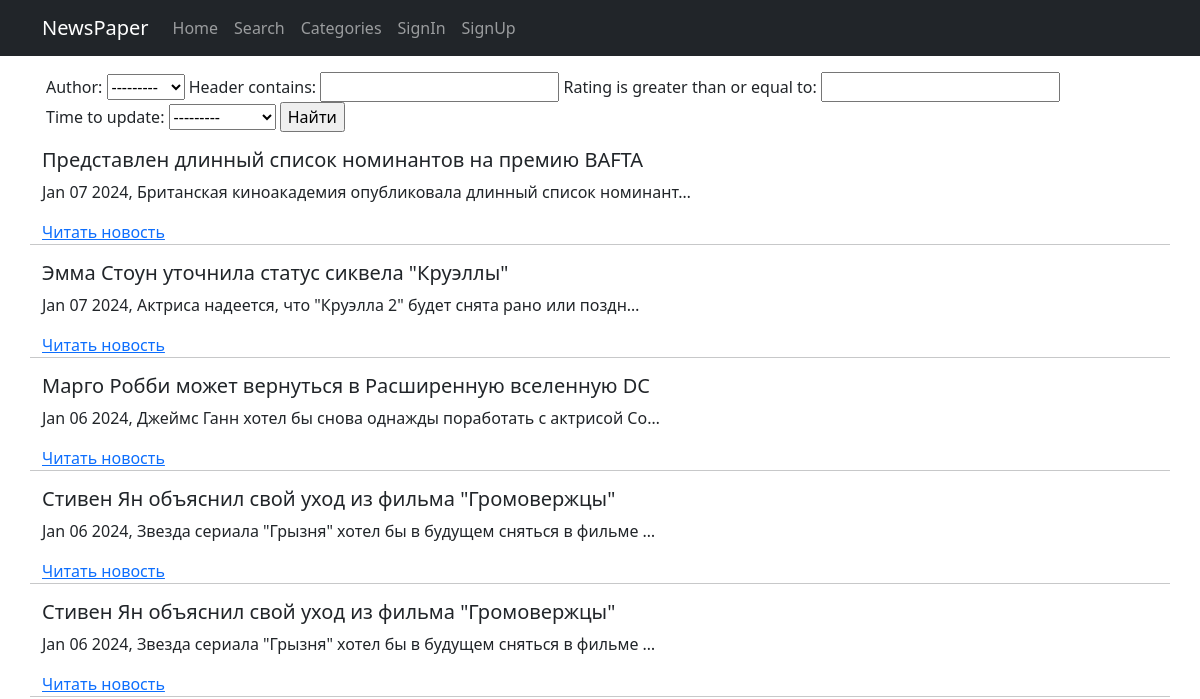
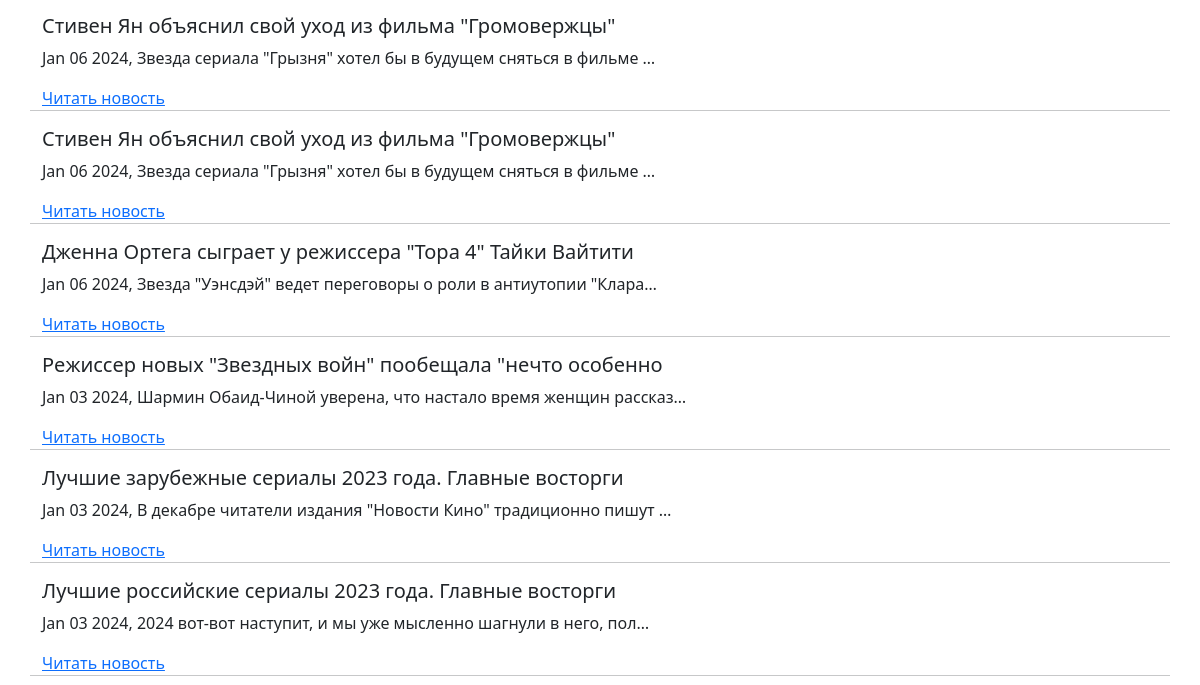
Page /news/search/ (upper part) on the earlier database version (2 pictures, top to bottom).
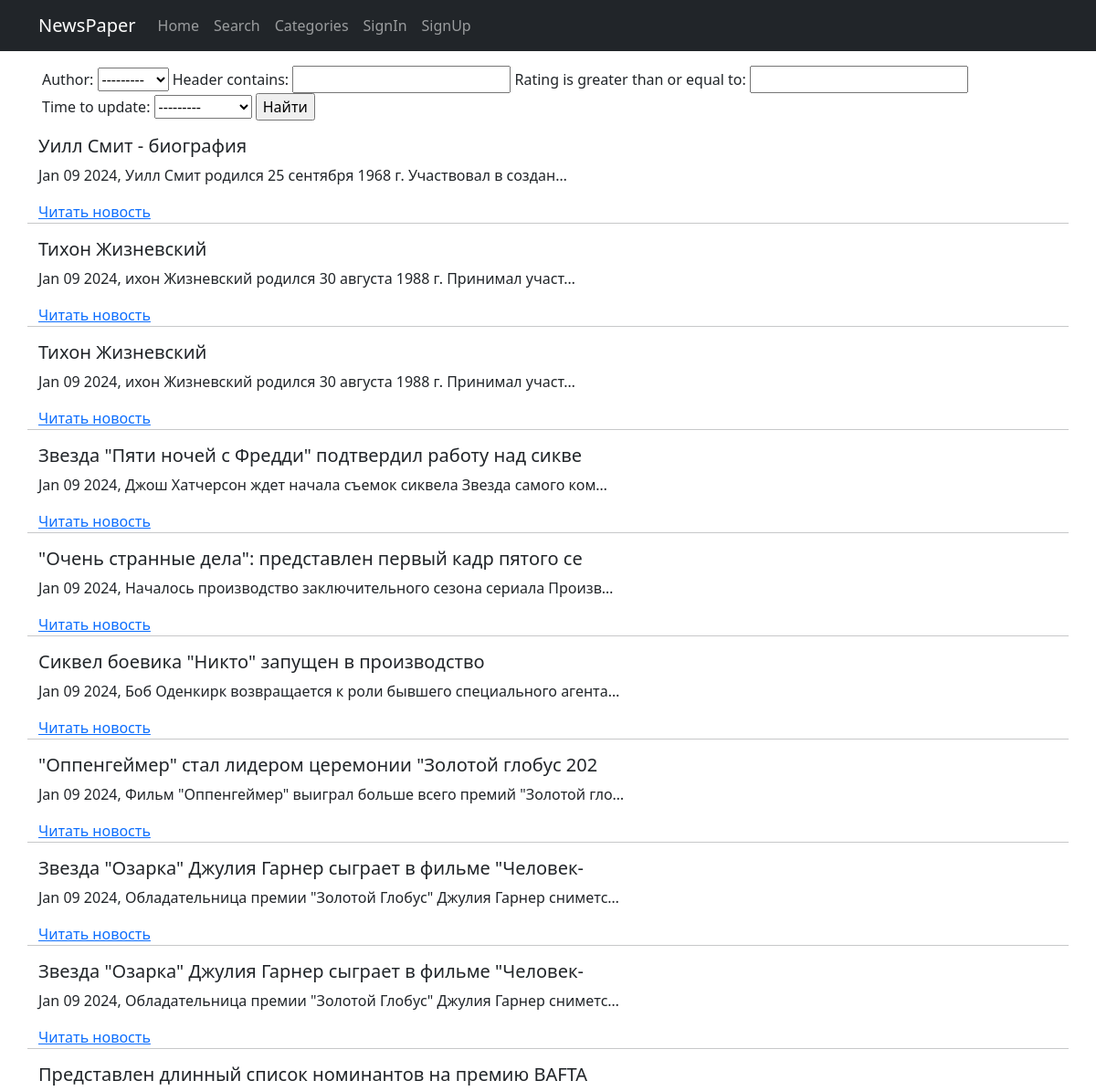
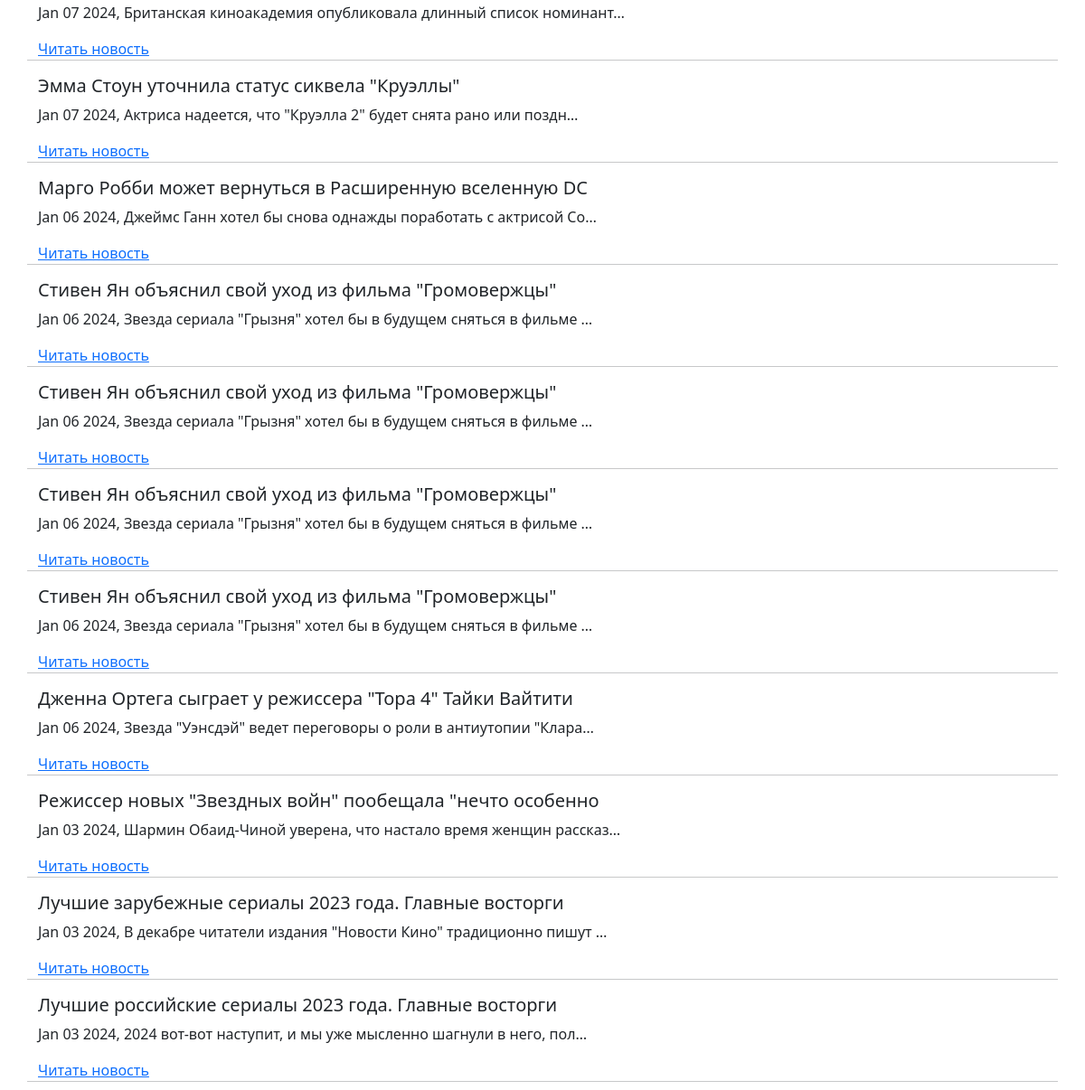
Same page on the later database version (2 pictures, top to bottom).
### news/models.py (models this page shows, shortened)
class Post(models.Model, Grade):
    note = models.CharField(max_length=2, choices=NOTES, default=news)
    time_to_create = models.DateTimeField(auto_now_add=True)
    time_to_update = models.DateTimeField(auto_now=True)
    header = models.CharField(max_length=56)
    text = models.TextField()
    rating = models.IntegerField(default=0)
    author = models.ForeignKey('Author', on_delete=models.CASCADE)
    categories = models.ManyToManyField('Category', through='PostCategory')

### news/views.py (the view)
# urls.py: path('search/', NewsSearchView.as_view(), name='news_search'),
class NewsSearchView(BecameAuthor, ListView):
    model = Post
    template_name = 'news/search.html'
    context_object_name = 'search'
    ordering = ['-time_to_update']
    def get_filter(self):
        return PostFilter(self.request.GET, queryset=super().get_queryset())
    def get_queryset(self):
        return self.get_filter().qs
    def get_context_data(self, *args, **kwargs):
        return {
            **super().get_context_data(*args, **kwargs),
            'filter': self.get_filter()
        }

### news/models.py (called while the page is built)
    def __str__(self):
        return self.user.username

### news/templatetags/censor_filters.py (called while the page is built)
@register.filter()
def censor_filter(cens_str: str) -> str:
    try:
        if not isinstance(cens_str, str):
            raise ValueError
        cens_str_low = cens_str.lower()
        for word in censor_tuple:
            if word in cens_str_low:
                word_v = f"{word[0]}{'*'*(len(word)-1)}"
                for _ in range(cens_str_low.count(word)):
                    word_i = cens_str_low.index(word)
                    word_cens_str = cens_str[word_i:(word_i+len(word))]
                    cens_str = cens_str.replace(word_cens_str, word_v)
                    cens_str_low = cens_str.lower()
    except ValueError:
        print('Censor filter is used with str obj!')
    return cens_str

### news/views.py (called while the page is built)
    def get_context_data(self, **kwargs):
        context = super().get_context_data(**kwargs)
        context['is_not_authors'] = not self.request.user.groups.filter(
            name='authors').exists()
        context['is_authors'] = self.request.user.groups.filter(
            name='authors').exists()
        return context

### templates/news/search.html (shortened to what this page needs)
{% extends 'flatpages/default.html' %}
{% load censor_filters %}
{% block content %}
  <div style="padding: 1rem">
    <form method="GET">
      {{ filter.form }}
      <input type="submit" value="Найти">
    </form>
  </div>
  {% for n in search %}
    <h5>{{ n.header|censor_filter }}</h5>
    <p>{{ n.time_to_update|date:'M d Y' }}, {{ n.text|truncatechars:61|censor_filter }}</p>
    <a href="{% url 'news_detail' n.pk %}">Читать новость</a>
    {% if not forloop.last %}
    <hr>
    {% endif %}
  {% empty %}
    <h2 style="text-align: center; margin-top: 20px">No matching news</h2>
  {% endfor %}
{% endblock content %}

### templates/flatpages/default.html (shortened to what this page needs)
<!DOCTYPE html>
<html lang="en">
    <head>
        {% load static %}
        <link href="{% static 'css/styles.css' %}" rel="stylesheet" />
    </head>
    <body>
        {% load cache %}
        {% cache 30 navbar %}
        <nav class="navbar navbar-expand-lg navbar-dark bg-dark static-top">
           <div class="container">
               <a class="navbar-brand" href="{% url 'home' %}">NewsPaper</a>
               <div class="collapse navbar-collapse" id="navbarResponsive">
                   <ul class="navbar-nav ml-auto">
                       <li class="nav-item active">
                           <a class="nav-link" href="{% url 'home' %}">Home</a>
                       </li>
                       <li class="nav-item active">
                           <a class="nav-link" href="{% url 'news_search' %}">Search</a>
                       </li>
                       <li class="nav-item active">
                           <a class="nav-link" href="{% url 'news_categories' %}">Categories</a>
                       </li>
                       {% if not request.user.is_authenticated %}
                       <li class="nav-item active">
                           <a class="nav-link" href="{% url 'account_login' %}">SignIn</a>
                       </li>
                       <li class="nav-item active">
                           <a class="nav-link" href="{% url 'account_signup' %}">SignUp</a>
                       </li>
                       {% endif %}
                   </ul>
               </div>
           </div>
        </nav>
        {% endcache %}
        <div class="container">
           <div class="row">
               {% block content %}{% endblock content %}
           </div>
        </div>
    </body>
</html>

Differences in the rows shown:
added Post: header|censor_filter "Уилл Смит - биография", time_to_update "Jan 09 2024", text|censor_filter "Уилл Смит родился 25 сентября 1968 г. Участвовал в создан…"
added Post: header|censor_filter "Тихон Жизневский", time_to_update "Jan 09 2024", text|censor_filter "ихон Жизневский родился 30 августа 1988 г. Принимал участ…"
added Post: header|censor_filter "Тихон Жизневский", time_to_update "Jan 09 2024", text|censor_filter "ихон Жизневский родился 30 августа 1988 г. Принимал участ…"
added Post: header|censor_filter "Звезда \"Пяти ночей с Фредди\" подтвердил работу над сикве", time_to_update "Jan 09 2024", text|censor_filter "Джош Хатчерсон ждет начала съемок сиквела Звезда самого ком…"
added Post: header|censor_filter "\"Очень странные дела\": представлен первый кадр пятого се", time_to_update "Jan 09 2024", text|censor_filter "Началось производство заключительного сезона сериала Произв…"
added Post: header|censor_filter "Сиквел боевика \"Никто\" запущен в производство", time_to_update "Jan 09 2024", text|censor_filter "Боб Оденкирк возвращается к роли бывшего специального агента…"
added Post: header|censor_filter "\"Оппенгеймер\" стал лидером церемонии \"Золотой глобус 202", time_to_update "Jan 09 2024", text|censor_filter "Фильм \"Оппенгеймер\" выиграл больше всего премий \"Золотой гло…"
added Post: header|censor_filter "Звезда \"Озарка\" Джулия Гарнер сыграет в фильме \"Человек-", time_to_update "Jan 09 2024", text|censor_filter "Обладательница премии \"Золотой Глобус\" Джулия Гарнер сниметс…"
added Post: header|censor_filter "Звезда \"Озарка\" Джулия Гарнер сыграет в фильме \"Человек-", time_to_update "Jan 09 2024", text|censor_filter "Обладательница премии \"Золотой Глобус\" Джулия Гарнер сниметс…"
